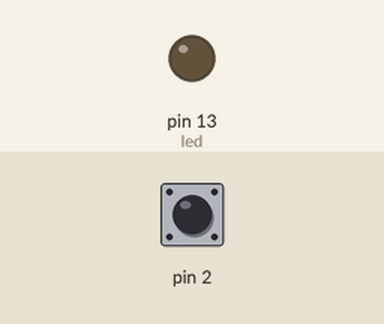
The sketch below on a simulated Arduino Uno, built with avr-gcc and run on an emulated ATmega328P. Shown: output pins drawn as LEDs (lit = HIGH). The test bench sets the inputs (shaded band); at power-on: pin 2 HIGH. What the sketch prints to the serial monitor is not drawn.

Above: at 2.9 s.
At 8.7 s:
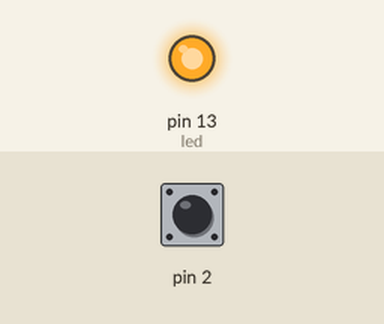
Timing chart, 0 to 15.1 s (numbered marks = the images above):
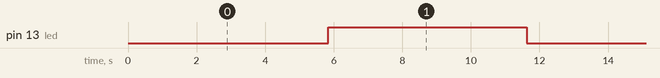

The sketch:

MonitorSerialAnalog1.ino
```cpp
/***********************************************/
/*   Envio de Variables analogicas mediante    */
/*   la generación de cadenas de caracteres    */
/*   con los valores separados por comas.      */
/*********************************************+*/

//Libraries and Defines
#define SIGNAL  7   //Signal number minus one

//Global Variables
int id = 0;
float Y[8];
String S[] = {"", "", "", "", "", "", "", "" };
String s;
int led = LED_BUILTIN;
boolean estadoLed = true;

void setup() {
  //Config Serial por to 115200 baud
  Serial.begin(115200);
  //Config pin Led Builtin
  pinMode(led, OUTPUT);
  //Config pin for input stop transmision serial port
  pinMode(2, INPUT_PULLUP);
}   //END setup()

void loop() {
  //Diverse mathematical functions of analog signal for compose the text
  //string with their values separated by commas for sent through the serial port
  //and to be able to test the Analogic Variables monitor written in Processing
  if (digitalRead(2)){ //If input is made low, data is no longer sent by the serial port
    //Función 1
    Y[0] = 600 * cos( 2 * PI * id / 400 );
    S[0] =  String(Y[0]);
    //Function 2
    Y[1] = 600 * sin( 2 * PI * id / 400 );
    S[1] =  String(Y[1]);
    //Function 3
    Y[2] = (Y[0] + Y[1]) * 0.6;
    S[2] =  String(Y[2]);
    //Function 4
    if (id >= 0 && id < 100) Y[3] = 4 * id;
    else if ( id >= 100 && id < 300) Y[3] = -4 * ( id - 100 ) + 400;
    else Y[3] = 4 * ( id - 300 ) - 400;
    S[3] =  String(Y[3]);
    //Function 5
    if ( id >= 0 && id < 200) Y[4] = 500;
    else Y[4] = -500;
    S[4] =  String(Y[4]);
    //Function 6
    if ( id >= 0 && id < 200) Y[5] = -3 * id + 300;
    else Y[5] = -3 * ( id - 200 ) + 300;
    S[5] =  String(Y[5]);
    //Function 7
    if ( id >= 0 && id < 200 ) Y[6] = 300 * sin( PI * id / 200 ) + 300;
    else Y[6] = 0;
    S[6] =  String(Y[6]);
    //Function 8
    if (id >= 0 && id < 100) Y[7] = 400;
    else if ( id >= 100 && id < 200) Y[7] = 0;
    else if ( id >= 200 && id < 300) Y[7] = -400;
    else Y[7] = 0;
    S[7] =  String(Y[7]);
    //Create the String to send by the Serial Port
    s = "";
    for ( int i = 0; i <= SIGNAL; i++ ) {
      s = s + S[i];
      if ( i < SIGNAL ) s = s + ",";
    }
    Serial.println(s);
    if (id <= 200) {
      estadoLed = LOW;
    }
    else estadoLed = HIGH;
    digitalWrite(led, estadoLed);
    delay(25);
    id++;
    if (id > 400) id = 0;
  }
}   //END setup()
```

Measured:
- by itself, pin 13 (led): alternates HIGH for 5.8 s and LOW for 5.8 s
